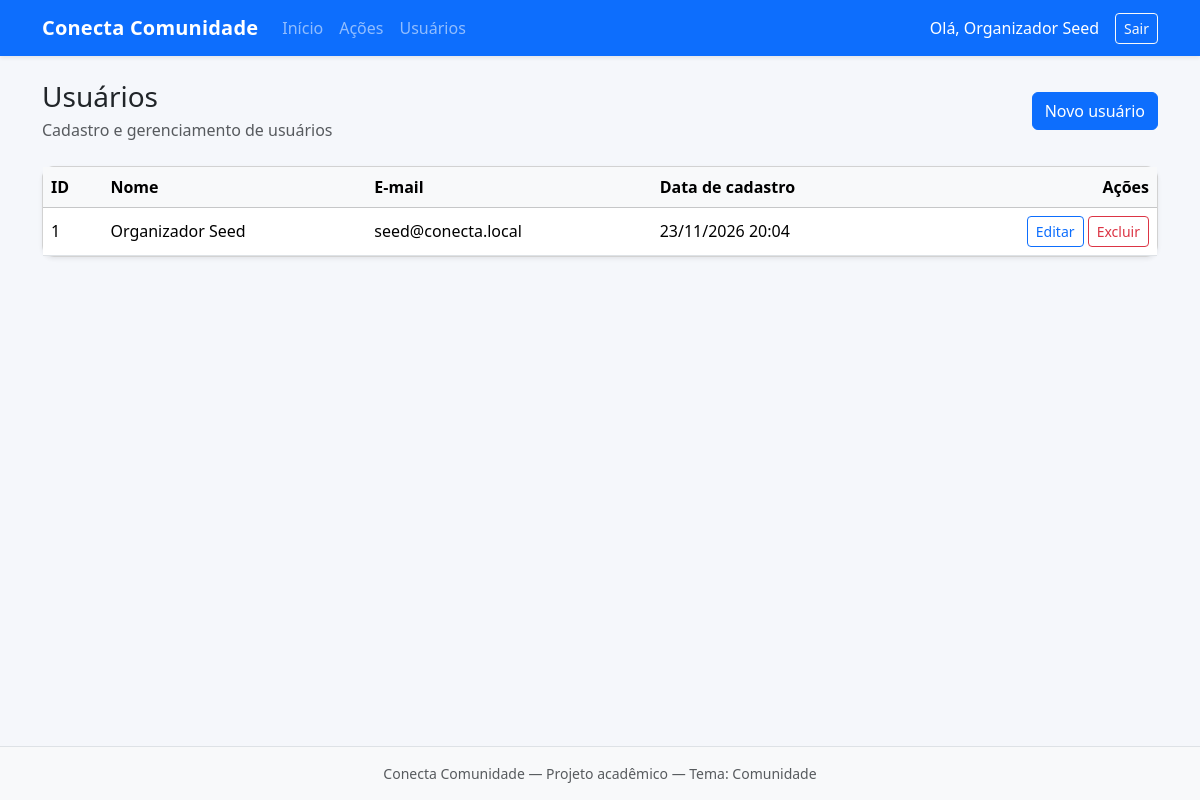
/usuarios/listar.php (signed in), run on the app's committed database.
### tables this page shows
CREATE TABLE IF NOT EXISTS usuarios (
  id_usuario INT UNSIGNED NOT NULL AUTO_INCREMENT,
  nome VARCHAR(100) NOT NULL,
  email VARCHAR(150) NOT NULL,
  senha VARCHAR(255) NOT NULL,
  data_cadastro DATETIME NOT NULL DEFAULT CURRENT_TIMESTAMP,
  PRIMARY KEY (id_usuario),
  UNIQUE KEY uk_usuarios_email (email),
  KEY idx_usuarios_nome (nome)
);

### includes/auth.php (called while the page is built, shortened)
<?php
function usuarioLogado(): ?array
{
    return [
        'id'    => (int) $_SESSION['usuario_id'],
        'nome'  => $_SESSION['usuario_nome'] ?? '',
        'email' => $_SESSION['usuario_email'] ?? '',
    ];
}
function e(?string $valor): string
{
    return htmlspecialchars((string) $valor, ENT_QUOTES, 'UTF-8');
}
function url(string $path = ''): string
{
    $base = '/conecta-comunidade';
    $path = ltrim($path, '/');
    return $path === '' ? $base . '/' : $base . '/' . $path;
}

### usuarios/listar.php (the view, shortened to what this page needs)
<?php
require_once __DIR__ . '/../includes/auth.php';
$pdo = getConnection();
$usuarios = $pdo->query(
    'SELECT id_usuario, nome, email, data_cadastro
     FROM usuarios
     ORDER BY nome ASC'
)->fetchAll();
require_once __DIR__ . '/../includes/header.php';
?>
<div class="d-flex justify-content-between align-items-center mb-4">
    <div>
        <h1 class="h3 mb-1">Usuários</h1>
        <p class="text-muted mb-0">Cadastro e gerenciamento de usuários</p>
    </div>
    <a href="<?= e(url('usuarios/cadastrar.php')) ?>" class="btn btn-primary">Novo usuário</a>
</div>
<div class="card shadow-sm">
    <div class="table-responsive">
        <table class="table table-hover mb-0 align-middle">
            <thead class="table-light">
                <tr>
                    <th>ID</th>
                    <th>Nome</th>
                    <th>E-mail</th>
                    <th>Data de cadastro</th>
                    <th class="text-end">Ações</th>
                </tr>
            </thead>
            <tbody>
            <?php if (empty($usuarios)): ?>
                <tr>
                    <td colspan="5" class="text-center text-muted py-4">Nenhum usuário encontrado.</td>
                </tr>
            <?php else: ?>
                <?php foreach ($usuarios as $u): ?>
                    <tr>
                        <td><?= (int) $u['id_usuario'] ?></td>
                        <td><?= e($u['nome']) ?></td>
                        <td><?= e($u['email']) ?></td>
                        <td><?= e(date('d/m/Y H:i', strtotime($u['data_cadastro']))) ?></td>
                        <td class="text-end text-nowrap">
                            <a href="<?= e(url('usuarios/editar.php?id=' . $u['id_usuario'])) ?>" class="btn btn-sm btn-outline-primary">Editar</a>
                            <a href="<?= e(url('usuarios/excluir.php?id=' . $u['id_usuario'])) ?>" class="btn btn-sm btn-outline-danger">Excluir</a>
                        </td>
                    </tr>
                <?php endforeach; ?>
            <?php endif; ?>
            </tbody>
        </table>
    </div>
</div>
<?php require_once __DIR__ . '/../includes/footer.php'; ?>

### includes/header.php (shortened to what this page needs)
<?php
$usuario = usuarioLogado();
?>
<!DOCTYPE html>
<html lang="pt-BR">
<head>
    <link href="https://cdn.jsdelivr.net/npm/bootstrap@5.3.3/dist/css/bootstrap.min.css" rel="stylesheet">
    <link href="<?= e(url('assets/css/style.css')) ?>" rel="stylesheet">
</head>
<body>
<?php if ($usuario): ?>
<nav class="navbar navbar-expand-lg navbar-dark bg-primary shadow-sm">
    <div class="container">
        <a class="navbar-brand fw-semibold" href="<?= e(url('painel.php')) ?>">Conecta Comunidade</a>
        <div class="collapse navbar-collapse" id="menuPrincipal">
            <ul class="navbar-nav me-auto mb-2 mb-lg-0">
                <li class="nav-item">
                    <a class="nav-link" href="<?= e(url('painel.php')) ?>">Início</a>
                </li>
                <li class="nav-item">
                    <a class="nav-link" href="<?= e(url('acoes/listar.php')) ?>">Ações</a>
                </li>
                <li class="nav-item">
                    <a class="nav-link" href="<?= e(url('usuarios/listar.php')) ?>">Usuários</a>
                </li>
            </ul>
            <span class="navbar-text text-white me-3">
                Olá, <?= e($usuario['nome']) ?>
            </span>
            <a class="btn btn-outline-light btn-sm" href="<?= e(url('logout.php')) ?>">Sair</a>
        </div>
    </div>
</nav>
<?php endif; ?>
<main class="container py-4">

### assets/css/style.css (style rules this page uses)
:root { --cc-primary: #0d6efd; --cc-bg: #f5f7fb; }
body { background: var(--cc-bg); min-height: 100vh; display: flex; flex-direction: column; }
main.container { flex: 1; }
.navbar-brand { letter-spacing: 0.2px; }
.table thead th { white-space: nowrap; }
.card { border-radius: 0.75rem; }

### data on the page
usuarios: nome "Organizador Seed", id_usuario "1", email "seed@conecta.local", data_cadastro "23/11/2026 20:04"
